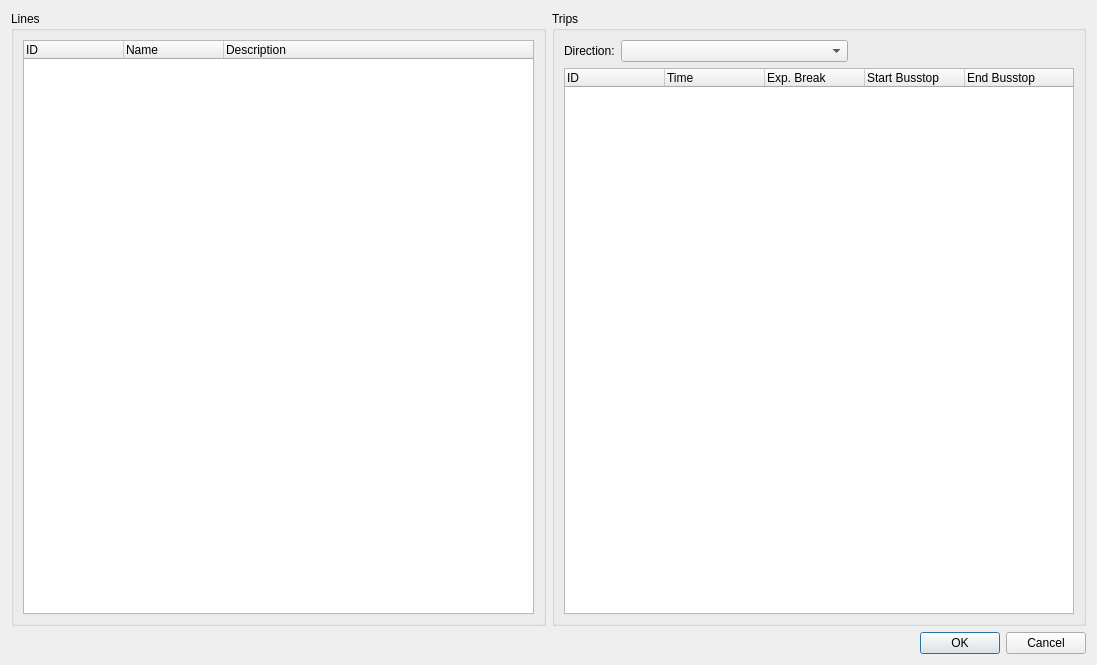
<?xml version="1.0" encoding="UTF-8"?>
<ui version="4.0">
 <class>TripSelector</class>
 <widget class="QDialog" name="TripSelector">
  <property name="geometry">
   <rect>
    <x>0</x>
    <y>0</y>
    <width>1097</width>
    <height>665</height>
   </rect>
  </property>
  <property name="windowTitle">
   <string>Dialog</string>
  </property>
  <layout class="QVBoxLayout" name="verticalLayout_3">
   <item>
    <layout class="QHBoxLayout" name="horizontalLayout_2">
     <item>
      <widget class="QGroupBox" name="groupBox">
       <property name="title">
        <string>Lines</string>
       </property>
       <layout class="QVBoxLayout" name="verticalLayout">
        <item>
         <widget class="QTreeWidget" name="twLines">
          <column>
           <property name="text">
            <string>ID</string>
           </property>
          </column>
          <column>
           <property name="text">
            <string>Name</string>
           </property>
          </column>
          <column>
           <property name="text">
            <string>Description</string>
           </property>
          </column>
         </widget>
        </item>
       </layout>
      </widget>
     </item>
     <item>
      <widget class="QGroupBox" name="groupBox_2">
       <property name="title">
        <string>Trips</string>
       </property>
       <layout class="QVBoxLayout" name="verticalLayout_2">
        <item>
         <layout class="QHBoxLayout" name="horizontalLayout">
          <item>
           <widget class="QLabel" name="label">
            <property name="text">
             <string>Direction:</string>
            </property>
           </widget>
          </item>
          <item>
           <widget class="QComboBox" name="cmbDirections">
            <property name="sizePolicy">
             <sizepolicy hsizetype="Expanding" vsizetype="Fixed">
              <horstretch>0</horstretch>
              <verstretch>0</verstretch>
             </sizepolicy>
            </property>
           </widget>
          </item>
          <item>
           <spacer name="horizontalSpacer_2">
            <property name="orientation">
             <enum>Qt::Horizontal</enum>
            </property>
            <property name="sizeHint" stdset="0">
             <size>
              <width>40</width>
              <height>20</height>
             </size>
            </property>
           </spacer>
          </item>
         </layout>
        </item>
        <item>
         <widget class="QTreeWidget" name="twTrips">
          <column>
           <property name="text">
            <string>ID</string>
           </property>
          </column>
          <column>
           <property name="text">
            <string>Time</string>
           </property>
          </column>
          <column>
           <property name="text">
            <string>Exp. Break</string>
           </property>
          </column>
          <column>
           <property name="text">
            <string>Start Busstop</string>
           </property>
          </column>
          <column>
           <property name="text">
            <string>End Busstop</string>
           </property>
          </column>
         </widget>
        </item>
       </layout>
      </widget>
     </item>
    </layout>
   </item>
   <item>
    <widget class="QDialogButtonBox" name="buttonBox">
     <property name="orientation">
      <enum>Qt::Horizontal</enum>
     </property>
     <property name="standardButtons">
      <set>QDialogButtonBox::Cancel|QDialogButtonBox::Ok</set>
     </property>
    </widget>
   </item>
  </layout>
 </widget>
 <resources/>
 <connections>
  <connection>
   <sender>buttonBox</sender>
   <signal>accepted()</signal>
   <receiver>TripSelector</receiver>
   <slot>accept()</slot>
   <hints>
    <hint type="sourcelabel">
     <x>248</x>
     <y>254</y>
    </hint>
    <hint type="destinationlabel">
     <x>157</x>
     <y>274</y>
    </hint>
   </hints>
  </connection>
  <connection>
   <sender>buttonBox</sender>
   <signal>rejected()</signal>
   <receiver>TripSelector</receiver>
   <slot>reject()</slot>
   <hints>
    <hint type="sourcelabel">
     <x>316</x>
     <y>260</y>
    </hint>
    <hint type="destinationlabel">
     <x>286</x>
     <y>274</y>
    </hint>
   </hints>
  </connection>
 </connections>
</ui>
